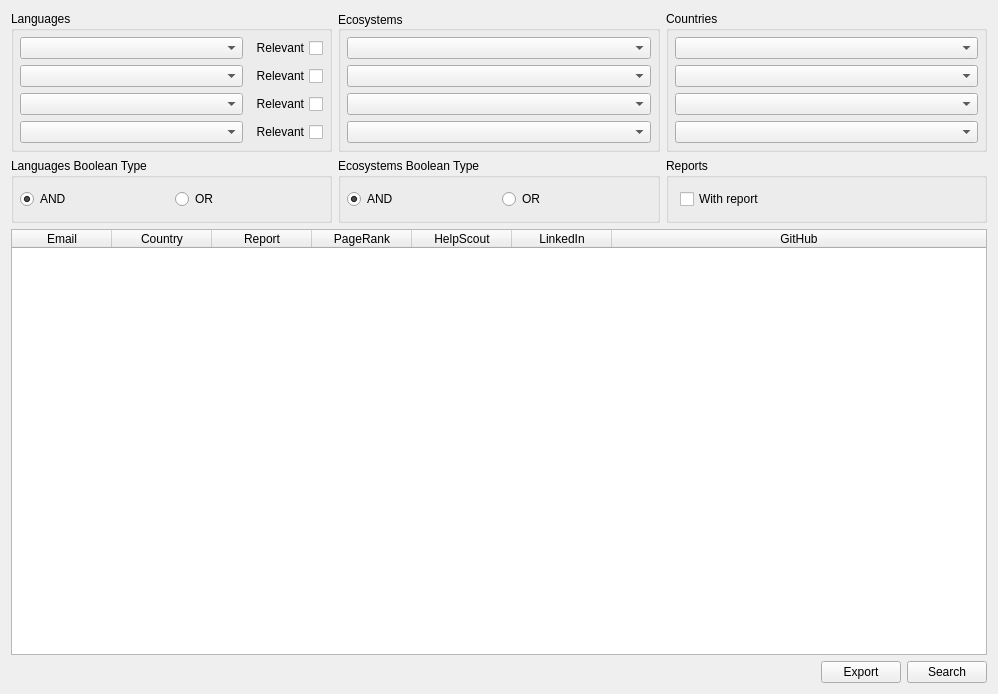
<?xml version="1.0" encoding="UTF-8"?>
<ui version="4.0">
 <class>MainWindow</class>
 <widget class="QMainWindow" name="MainWindow">
  <property name="geometry">
   <rect>
    <x>0</x>
    <y>0</y>
    <width>998</width>
    <height>694</height>
   </rect>
  </property>
  <property name="windowTitle">
   <string>MainWindow</string>
  </property>
  <widget class="QWidget" name="centralWidget">
   <layout class="QVBoxLayout" name="verticalLayout">
    <item>
     <layout class="QHBoxLayout" name="horizontalLayout">
      <property name="bottomMargin">
       <number>0</number>
      </property>
      <item>
       <widget class="QGroupBox" name="languagesGroup">
        <property name="sizePolicy">
         <sizepolicy hsizetype="Preferred" vsizetype="Preferred">
          <horstretch>0</horstretch>
          <verstretch>0</verstretch>
         </sizepolicy>
        </property>
        <property name="title">
         <string>Languages</string>
        </property>
        <layout class="QGridLayout" name="gridLayout_3">
         <property name="leftMargin">
          <number>6</number>
         </property>
         <property name="topMargin">
          <number>6</number>
         </property>
         <property name="rightMargin">
          <number>6</number>
         </property>
         <property name="bottomMargin">
          <number>6</number>
         </property>
         <item row="0" column="0">
          <layout class="QHBoxLayout" name="languageInput0">
           <item>
            <widget class="QComboBox" name="languageCombo0">
             <property name="sizePolicy">
              <sizepolicy hsizetype="Expanding" vsizetype="Fixed">
               <horstretch>0</horstretch>
               <verstretch>0</verstretch>
              </sizepolicy>
             </property>
             <property name="sizeAdjustPolicy">
              <enum>QComboBox::AdjustToMinimumContentsLength</enum>
             </property>
             <property name="minimumContentsLength">
              <number>10</number>
             </property>
            </widget>
           </item>
           <item>
            <widget class="QCheckBox" name="relevant0">
             <property name="sizePolicy">
              <sizepolicy hsizetype="Minimum" vsizetype="Fixed">
               <horstretch>0</horstretch>
               <verstretch>0</verstretch>
              </sizepolicy>
             </property>
             <property name="layoutDirection">
              <enum>Qt::RightToLeft</enum>
             </property>
             <property name="text">
              <string>Relevant</string>
             </property>
            </widget>
           </item>
          </layout>
         </item>
         <item row="1" column="0">
          <layout class="QHBoxLayout" name="languageInput1">
           <item>
            <widget class="QComboBox" name="languageCombo1">
             <property name="sizePolicy">
              <sizepolicy hsizetype="Expanding" vsizetype="Fixed">
               <horstretch>0</horstretch>
               <verstretch>0</verstretch>
              </sizepolicy>
             </property>
             <property name="sizeAdjustPolicy">
              <enum>QComboBox::AdjustToMinimumContentsLength</enum>
             </property>
             <property name="minimumContentsLength">
              <number>10</number>
             </property>
            </widget>
           </item>
           <item>
            <widget class="QCheckBox" name="relevant1">
             <property name="sizePolicy">
              <sizepolicy hsizetype="Minimum" vsizetype="Fixed">
               <horstretch>0</horstretch>
               <verstretch>0</verstretch>
              </sizepolicy>
             </property>
             <property name="layoutDirection">
              <enum>Qt::RightToLeft</enum>
             </property>
             <property name="text">
              <string>Relevant</string>
             </property>
            </widget>
           </item>
          </layout>
         </item>
         <item row="2" column="0">
          <layout class="QHBoxLayout" name="languageInput2">
           <item>
            <widget class="QComboBox" name="languageCombo2">
             <property name="sizePolicy">
              <sizepolicy hsizetype="Expanding" vsizetype="Fixed">
               <horstretch>0</horstretch>
               <verstretch>0</verstretch>
              </sizepolicy>
             </property>
             <property name="sizeAdjustPolicy">
              <enum>QComboBox::AdjustToMinimumContentsLength</enum>
             </property>
             <property name="minimumContentsLength">
              <number>10</number>
             </property>
            </widget>
           </item>
           <item>
            <widget class="QCheckBox" name="relevant2">
             <property name="sizePolicy">
              <sizepolicy hsizetype="Minimum" vsizetype="Fixed">
               <horstretch>0</horstretch>
               <verstretch>0</verstretch>
              </sizepolicy>
             </property>
             <property name="layoutDirection">
              <enum>Qt::RightToLeft</enum>
             </property>
             <property name="text">
              <string>Relevant</string>
             </property>
            </widget>
           </item>
          </layout>
         </item>
         <item row="3" column="0">
          <layout class="QHBoxLayout" name="languageInput3">
           <item>
            <widget class="QComboBox" name="languageCombo3">
             <property name="sizePolicy">
              <sizepolicy hsizetype="Expanding" vsizetype="Fixed">
               <horstretch>0</horstretch>
               <verstretch>0</verstretch>
              </sizepolicy>
             </property>
             <property name="sizeAdjustPolicy">
              <enum>QComboBox::AdjustToMinimumContentsLength</enum>
             </property>
             <property name="minimumContentsLength">
              <number>10</number>
             </property>
            </widget>
           </item>
           <item>
            <widget class="QCheckBox" name="relevant3">
             <property name="sizePolicy">
              <sizepolicy hsizetype="Minimum" vsizetype="Fixed">
               <horstretch>0</horstretch>
               <verstretch>0</verstretch>
              </sizepolicy>
             </property>
             <property name="layoutDirection">
              <enum>Qt::RightToLeft</enum>
             </property>
             <property name="text">
              <string>Relevant</string>
             </property>
            </widget>
           </item>
          </layout>
         </item>
        </layout>
       </widget>
      </item>
      <item>
       <widget class="QGroupBox" name="ecosystemsGroup">
        <property name="sizePolicy">
         <sizepolicy hsizetype="Preferred" vsizetype="Preferred">
          <horstretch>0</horstretch>
          <verstretch>0</verstretch>
         </sizepolicy>
        </property>
        <property name="title">
         <string>Ecosystems</string>
        </property>
        <property name="alignment">
         <set>Qt::AlignLeading|Qt::AlignLeft|Qt::AlignVCenter</set>
        </property>
        <layout class="QGridLayout" name="gridLayout">
         <property name="leftMargin">
          <number>6</number>
         </property>
         <property name="topMargin">
          <number>6</number>
         </property>
         <property name="rightMargin">
          <number>6</number>
         </property>
         <property name="bottomMargin">
          <number>6</number>
         </property>
         <item row="2" column="0">
          <widget class="QComboBox" name="ecosystemCombo2">
           <property name="sizePolicy">
            <sizepolicy hsizetype="Expanding" vsizetype="Fixed">
             <horstretch>0</horstretch>
             <verstretch>0</verstretch>
            </sizepolicy>
           </property>
           <property name="sizeAdjustPolicy">
            <enum>QComboBox::AdjustToMinimumContentsLength</enum>
           </property>
           <property name="minimumContentsLength">
            <number>10</number>
           </property>
          </widget>
         </item>
         <item row="1" column="0">
          <widget class="QComboBox" name="ecosystemCombo1">
           <property name="sizePolicy">
            <sizepolicy hsizetype="Expanding" vsizetype="Fixed">
             <horstretch>0</horstretch>
             <verstretch>0</verstretch>
            </sizepolicy>
           </property>
           <property name="sizeAdjustPolicy">
            <enum>QComboBox::AdjustToMinimumContentsLength</enum>
           </property>
           <property name="minimumContentsLength">
            <number>10</number>
           </property>
          </widget>
         </item>
         <item row="0" column="0">
          <widget class="QComboBox" name="ecosystemCombo0">
           <property name="sizePolicy">
            <sizepolicy hsizetype="Expanding" vsizetype="Fixed">
             <horstretch>0</horstretch>
             <verstretch>0</verstretch>
            </sizepolicy>
           </property>
           <property name="sizeAdjustPolicy">
            <enum>QComboBox::AdjustToMinimumContentsLength</enum>
           </property>
           <property name="minimumContentsLength">
            <number>10</number>
           </property>
          </widget>
         </item>
         <item row="3" column="0">
          <widget class="QComboBox" name="ecosystemCombo3">
           <property name="sizePolicy">
            <sizepolicy hsizetype="Expanding" vsizetype="Fixed">
             <horstretch>0</horstretch>
             <verstretch>0</verstretch>
            </sizepolicy>
           </property>
           <property name="sizeAdjustPolicy">
            <enum>QComboBox::AdjustToMinimumContentsLength</enum>
           </property>
           <property name="minimumContentsLength">
            <number>10</number>
           </property>
          </widget>
         </item>
        </layout>
       </widget>
      </item>
      <item>
       <widget class="QGroupBox" name="countriesGroup">
        <property name="sizePolicy">
         <sizepolicy hsizetype="Preferred" vsizetype="Preferred">
          <horstretch>0</horstretch>
          <verstretch>0</verstretch>
         </sizepolicy>
        </property>
        <property name="title">
         <string>Countries</string>
        </property>
        <layout class="QGridLayout" name="gridLayout_2">
         <property name="leftMargin">
          <number>6</number>
         </property>
         <property name="topMargin">
          <number>6</number>
         </property>
         <property name="rightMargin">
          <number>6</number>
         </property>
         <property name="bottomMargin">
          <number>6</number>
         </property>
         <item row="1" column="0">
          <widget class="QComboBox" name="countryCombo1">
           <property name="sizePolicy">
            <sizepolicy hsizetype="Expanding" vsizetype="Fixed">
             <horstretch>0</horstretch>
             <verstretch>0</verstretch>
            </sizepolicy>
           </property>
           <property name="sizeAdjustPolicy">
            <enum>QComboBox::AdjustToMinimumContentsLength</enum>
           </property>
           <property name="minimumContentsLength">
            <number>10</number>
           </property>
          </widget>
         </item>
         <item row="0" column="0">
          <widget class="QComboBox" name="countryCombo0">
           <property name="sizePolicy">
            <sizepolicy hsizetype="Expanding" vsizetype="Fixed">
             <horstretch>0</horstretch>
             <verstretch>0</verstretch>
            </sizepolicy>
           </property>
           <property name="sizeAdjustPolicy">
            <enum>QComboBox::AdjustToMinimumContentsLength</enum>
           </property>
           <property name="minimumContentsLength">
            <number>10</number>
           </property>
          </widget>
         </item>
         <item row="2" column="0">
          <widget class="QComboBox" name="countryCombo2">
           <property name="sizePolicy">
            <sizepolicy hsizetype="Expanding" vsizetype="Fixed">
             <horstretch>0</horstretch>
             <verstretch>0</verstretch>
            </sizepolicy>
           </property>
           <property name="sizeAdjustPolicy">
            <enum>QComboBox::AdjustToMinimumContentsLength</enum>
           </property>
           <property name="minimumContentsLength">
            <number>10</number>
           </property>
          </widget>
         </item>
         <item row="3" column="0">
          <widget class="QComboBox" name="countryCombo3">
           <property name="sizePolicy">
            <sizepolicy hsizetype="Expanding" vsizetype="Fixed">
             <horstretch>0</horstretch>
             <verstretch>0</verstretch>
            </sizepolicy>
           </property>
           <property name="sizeAdjustPolicy">
            <enum>QComboBox::AdjustToMinimumContentsLength</enum>
           </property>
           <property name="minimumContentsLength">
            <number>10</number>
           </property>
          </widget>
         </item>
        </layout>
       </widget>
      </item>
     </layout>
    </item>
    <item>
     <layout class="QHBoxLayout" name="horizontalLayout_5">
      <item>
       <widget class="QGroupBox" name="groupBox_4">
        <property name="enabled">
         <bool>true</bool>
        </property>
        <property name="sizePolicy">
         <sizepolicy hsizetype="Preferred" vsizetype="Preferred">
          <horstretch>0</horstretch>
          <verstretch>0</verstretch>
         </sizepolicy>
        </property>
        <property name="title">
         <string>Languages Boolean Type</string>
        </property>
        <layout class="QHBoxLayout" name="horizontalLayout_3">
         <property name="leftMargin">
          <number>6</number>
         </property>
         <property name="topMargin">
          <number>6</number>
         </property>
         <property name="rightMargin">
          <number>6</number>
         </property>
         <property name="bottomMargin">
          <number>6</number>
         </property>
         <item>
          <widget class="QRadioButton" name="languageRadioAnd">
           <property name="text">
            <string>AND</string>
           </property>
           <property name="checked">
            <bool>true</bool>
           </property>
          </widget>
         </item>
         <item>
          <widget class="QRadioButton" name="languageRadioOr">
           <property name="enabled">
            <bool>true</bool>
           </property>
           <property name="text">
            <string>OR</string>
           </property>
           <property name="autoExclusive">
            <bool>true</bool>
           </property>
          </widget>
         </item>
        </layout>
       </widget>
      </item>
      <item>
       <widget class="QGroupBox" name="groupBox_5">
        <property name="enabled">
         <bool>true</bool>
        </property>
        <property name="title">
         <string>Ecosystems Boolean Type</string>
        </property>
        <layout class="QHBoxLayout" name="horizontalLayout_4">
         <property name="leftMargin">
          <number>6</number>
         </property>
         <property name="topMargin">
          <number>6</number>
         </property>
         <property name="rightMargin">
          <number>6</number>
         </property>
         <property name="bottomMargin">
          <number>6</number>
         </property>
         <item>
          <widget class="QRadioButton" name="ecosystemRadioAnd">
           <property name="text">
            <string>AND</string>
           </property>
           <property name="checked">
            <bool>true</bool>
           </property>
          </widget>
         </item>
         <item>
          <widget class="QRadioButton" name="ecosystemRadioOr">
           <property name="enabled">
            <bool>true</bool>
           </property>
           <property name="text">
            <string>OR</string>
           </property>
           <property name="autoExclusive">
            <bool>true</bool>
           </property>
          </widget>
         </item>
        </layout>
       </widget>
      </item>
      <item>
       <widget class="QGroupBox" name="groupBox_8">
        <property name="title">
         <string>Reports</string>
        </property>
        <layout class="QHBoxLayout" name="horizontalLayout_11">
         <item>
          <layout class="QHBoxLayout" name="horizontalLayout_2">
           <item>
            <widget class="QCheckBox" name="withReportCheckbox">
             <property name="text">
              <string>With report</string>
             </property>
            </widget>
           </item>
          </layout>
         </item>
        </layout>
       </widget>
      </item>
     </layout>
    </item>
    <item>
     <widget class="QTableWidget" name="resultTable">
      <property name="sizePolicy">
       <sizepolicy hsizetype="Preferred" vsizetype="Expanding">
        <horstretch>0</horstretch>
        <verstretch>0</verstretch>
       </sizepolicy>
      </property>
      <attribute name="horizontalHeaderVisible">
       <bool>true</bool>
      </attribute>
      <attribute name="horizontalHeaderStretchLastSection">
       <bool>true</bool>
      </attribute>
      <column>
       <property name="text">
        <string>Email</string>
       </property>
      </column>
      <column>
       <property name="text">
        <string>Country</string>
       </property>
      </column>
      <column>
       <property name="text">
        <string>Report</string>
       </property>
      </column>
      <column>
       <property name="text">
        <string>PageRank</string>
       </property>
      </column>
      <column>
       <property name="text">
        <string>HelpScout</string>
       </property>
      </column>
      <column>
       <property name="text">
        <string>LinkedIn</string>
       </property>
      </column>
      <column>
       <property name="text">
        <string>GitHub</string>
       </property>
      </column>
     </widget>
    </item>
    <item>
     <layout class="QHBoxLayout" name="horizontalLayout_7">
      <item>
       <widget class="QLabel" name="label">
        <property name="text">
         <string/>
        </property>
       </widget>
      </item>
      <item>
       <spacer name="horizontalSpacer_2">
        <property name="orientation">
         <enum>Qt::Horizontal</enum>
        </property>
        <property name="sizeHint" stdset="0">
         <size>
          <width>40</width>
          <height>20</height>
         </size>
        </property>
       </spacer>
      </item>
      <item>
       <widget class="QPushButton" name="csvButton">
        <property name="text">
         <string>Export</string>
        </property>
       </widget>
      </item>
      <item>
       <widget class="QPushButton" name="searchButton">
        <property name="text">
         <string>Search</string>
        </property>
       </widget>
      </item>
     </layout>
    </item>
   </layout>
  </widget>
  <action name="actionRaw_query">
   <property name="text">
    <string>View raw query...</string>
   </property>
  </action>
  <action name="actionExit">
   <property name="text">
    <string>Exit</string>
   </property>
  </action>
  <action name="actionOnline_manual">
   <property name="text">
    <string>Online manual</string>
   </property>
  </action>
 </widget>
 <layoutdefault spacing="6" margin="11"/>
 <resources/>
 <connections/>
</ui>
